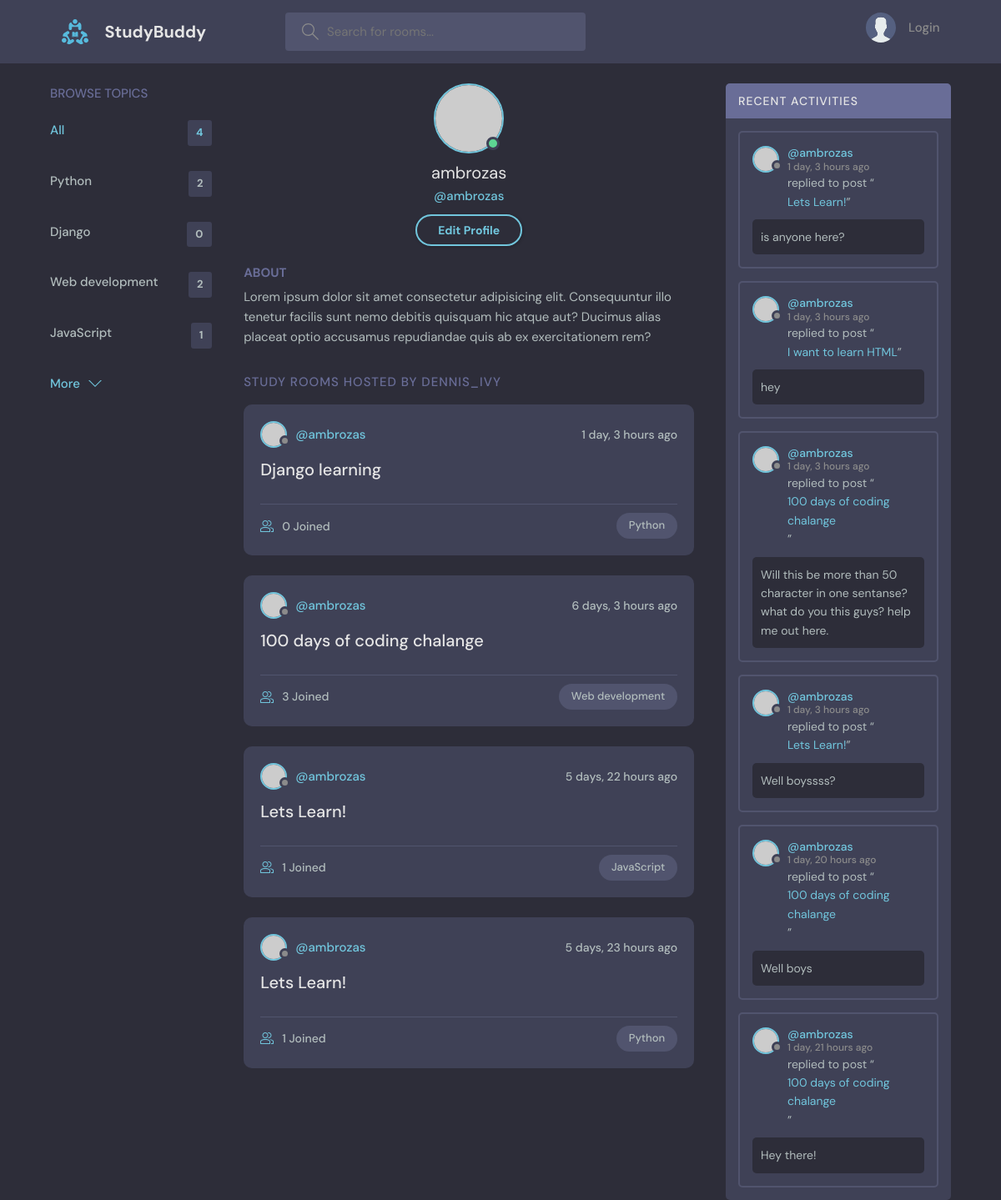
The page /profile/1 on the database as committed earlier.
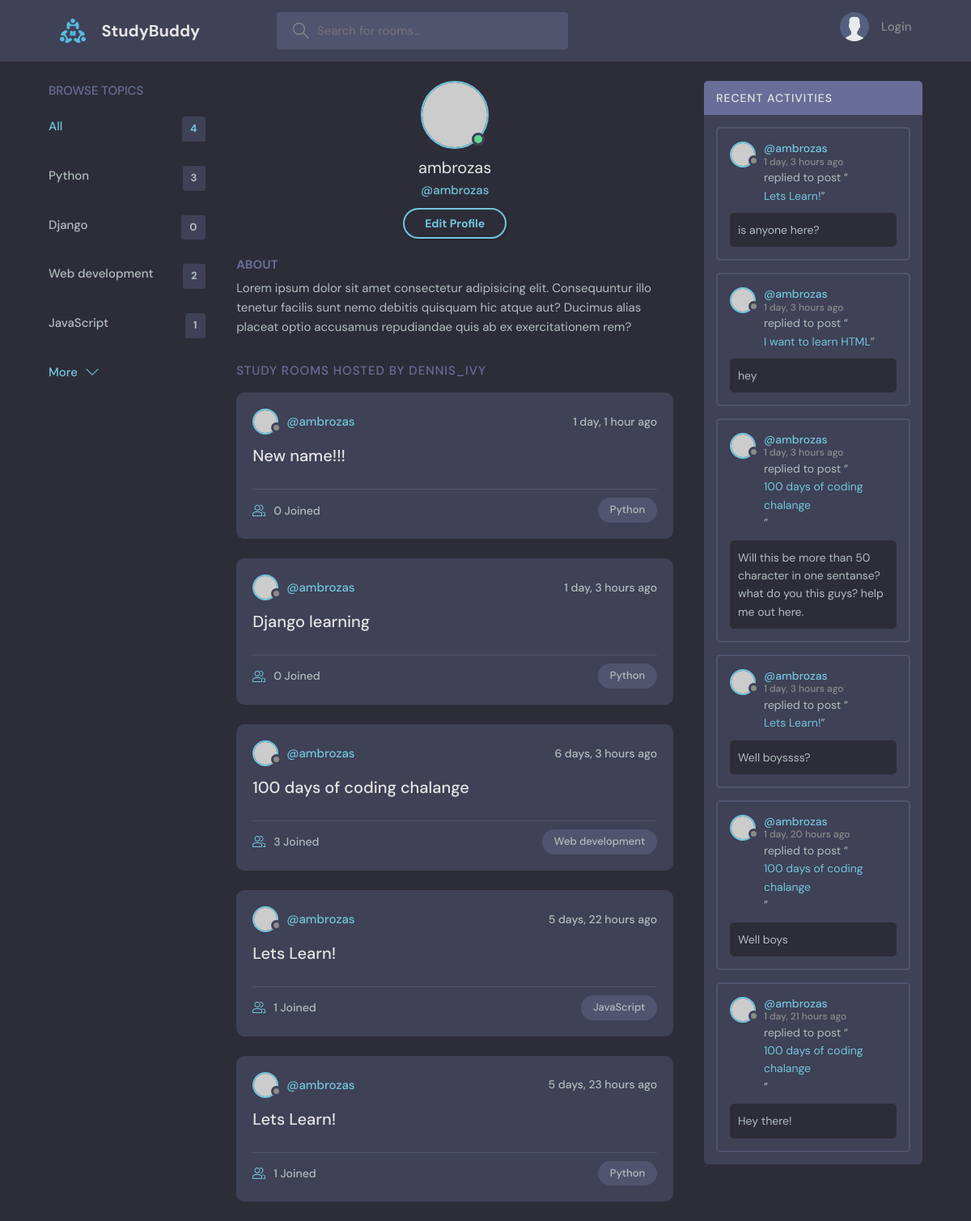
The same page on the database as committed later.
### base/models.py (models this page shows, shortened)
class Topic(models.Model):
    name = models.CharField(max_length=200)

class Room(models.Model):
    host = models.ForeignKey(User, on_delete=models.SET_NULL, null=True)
    topic = models.ForeignKey(Topic, on_delete=models.SET_NULL, null=True)
    name = models.CharField(max_length=200)
    description = models.TextField(null=True, blank=True)
    participants = models.ManyToManyField(User, related_name='participants', blank=True)
    updated = models.DateTimeField(auto_now=True)
    created = models.DateTimeField(auto_now_add=True)
    class Meta:
        ordering = ['-updated', '-created']
    def __str__(self):
        return self.name

class Message(models.Model):
    user = models.ForeignKey(User, on_delete=models.CASCADE)
    room = models.ForeignKey(Room, on_delete=models.CASCADE)
    body = models.TextField()
    updated = models.DateTimeField(auto_now=True)
    created = models.DateTimeField(auto_now_add=True)
    class Meta:
        ordering = ['-updated', '-created']

### base/views.py (the view)
# urls.py: path('profile/<str:pk>', views.userProfile, name="user-profile"),
def userProfile(request, pk):
    user = User.objects.get(id=pk)
    rooms = user.room_set.all()
    room_messages = user.message_set.all()
    topics = Topic.objects.all()
    context = {'user': user, 'rooms': rooms, 'room_messages': room_messages, 'topics': topics}
    return render(request, 'base/profile.html', context)

### base/templates/base/profile.html
{% extends 'main.html' %}
{% block content %}
  <main class="profile-page layout layout--3">
    <div class="container">
      {% include 'base/topics_component.html' %}
      <div class="roomList">
        <div class="profile">
          <div class="profile__avatar">
            <div class="avatar avatar--large active">
              <img src="https://randomuser.me/api/portraits/men/11.jpg" />
            </div>
          </div>
          <div class="profile__info">
            <h3>{{user.username}}</h3>
            <p>@{{user.username}}</p>
            <a href="edit-user.html" class="btn btn--main btn--pill">Edit Profile</a>
          </div>
          <div class="profile__about">
            <h3>About</h3>
            <p>
              Lorem ipsum dolor sit amet consectetur adipisicing elit. Consequuntur illo tenetur
              facilis sunt nemo debitis quisquam hic atque aut? Ducimus alias placeat optio
              accusamus repudiandae quis ab ex exercitationem rem?
            </p>
          </div>
        </div>
        <div class="roomList__header">
          <div>
            <h2>Study Rooms Hosted by dennis_ivy</a>
            </h2>
          </div>
        </div>
        {% include 'base/feed_component.html' %}
      </div>
      {% include 'base/activity_component.html' %}
    </div>
  </main>
{% endblock content %}

### base/templates/base/topics_component.html
<div class="topics">
    <div class="topics__header">
      <h2>Browse Topics</h2>
    </div>
    <ul class="topics__list">
      <li>
        <a href="{% url 'home' %}" class="active">All <span>{{topics.count}}</span></a>
      </li>
      {% for topic in topics %}
      <li>
        <a href="{% url 'home' %}?q={{topic.name}}">{{topic.name}}<span>{{topic.room_set.all.count}}</span></a>
      </li>
      {% endfor %}
    </ul>
    <a class="btn btn--link" href="topics.html">
      More
      <svg version="1.1" xmlns="http://www.w3.org/2000/svg" width="32" height="32" viewBox="0 0 32 32">
        <title>chevron-down</title>
        <path d="M16 21l-13-13h-3l16 16 16-16h-3l-13 13z"></path>
      </svg>
    </a>
  </div>

### base/templates/base/feed_component.html (shortened to what this page needs)
{% for room in rooms %}
<div class="roomListRoom">
    <div class="roomListRoom__header">
      <a href="{% url 'user-profile' room.host.id %}" class="roomListRoom__author">
        <div class="avatar avatar--small">
          <img src="https://randomuser.me/api/portraits/women/11.jpg" />
        </div>
        <span>@{{room.host.username}}</span>
      </a>
      <div class="roomListRoom__actions">
        <span>{{room.created|timesince}} ago</span>
      </div>
    </div>
    <div class="roomListRoom__content">
      <a href="{% url 'room' room.id %}">{{room.name}}</a>
    </div>
    <div class="roomListRoom__meta">
      <a href="{% url 'room' room.id %}" class="roomListRoom__joined">
        {{room.participants.all.count}} Joined
      </a>
      <p class="roomListRoom__topic">{{room.topic.name}}</p>
    </div>
</div>
{% endfor %}

### base/templates/base/activity_component.html (shortened to what this page needs)
<div class="activities">
    <div class="activities__header">
      <h2>Recent Activities</h2>
    </div>
    {% for message in room_messages %}
    <div class="activities__box">
      <div class="activities__boxHeader roomListRoom__header">
        <a href="{% url 'user-profile' message.user.id %}" class="roomListRoom__author">
          <div class="avatar avatar--small">
            <img src="https://randomuser.me/api/portraits/women/11.jpg" />
          </div>
          <p>
            @{{message.user}}
            <span>{{message.created|timesince}} ago</span>
          </p>
        </a>
      </div>
      <div class="activities__boxContent">
        <p>replied to post “<a href="{% url 'room' message.room.id %}">{{message.room}}</a>”</p>
        <div class="activities__boxRoomContent">
          {{message.body}}
        </div>
      </div>
    </div>
    {% endfor %}
  </div>

Rows that differ between the two databases and show on the page:
computed for Topic "Python": room_set.all.count "2" → "3"
added Room: host.username "ambrozas", created "1 day, 1 hour", name "New name!!!", participants.all.count "0", topic.name "Python"
